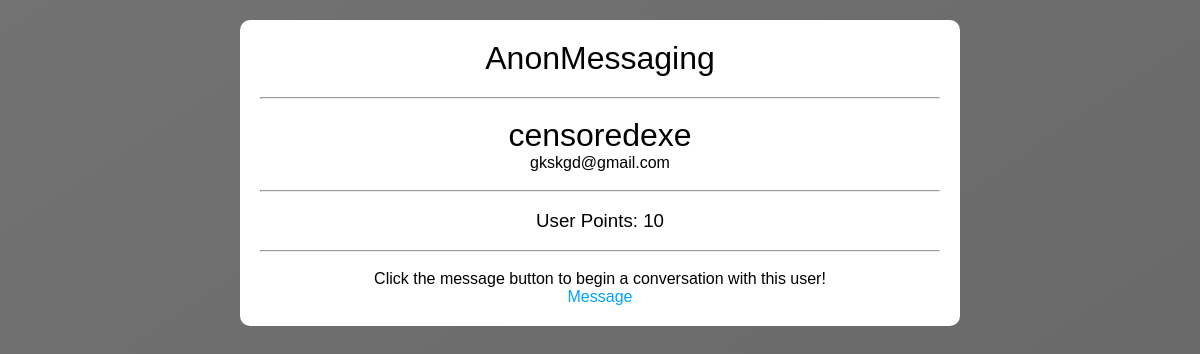
/profile/index.php?id=8, run on the app's committed database.
### tables this page shows
CREATE TABLE `users` (
  `user_id` int(11) NOT NULL,
  `user_name` varchar(256) NOT NULL,
  `user_email` varchar(256) NOT NULL,
  `user_password` varchar(256) NOT NULL,
  `user_bio` longtext NOT NULL,
  `user_pfp` varchar(256) NOT NULL,
  `user_type` varchar(256) NOT NULL,
  `user_points` int(11) NOT NULL
);

### includes/functions.php (called while the page is built, shortened)
<?php
    include_once "connection.php";
    function checkPoints($id){
        global $conn;
        $sql = "SELECT * FROM `users` WHERE `user_id`='$id'";
        $result = mysqli_query($conn, $sql);
        while($row = mysqli_fetch_assoc($result)){
            $points = $row['user_points'];
        }
        return $points;
    }
?>

### profile/index.php (the view, shortened to what this page needs)
<?php
    include_once "../includes/connection.php";
    include_once "../includes/functions.php";
?>
<!DOCTYPE html>
<html lang="en">
<head>
    <link href="../css/style.css" rel="stylesheet">
</head>
<body>
    <div class="main-column">
    <a style="color: #000;text-align:center;" href="../users/index.php"><h1 class="btn-title" style="font-weight:100;margin-bottom:20px;">AnonMessaging</h1></a><hr><br>
    <?php
    $id = mysqli_real_escape_string($conn, $_GET['id']);
    $sql = "SELECT * FROM `users` WHERE `user_id`='$id' LIMIT 1";
    $result = mysqli_query($conn, $sql);
    if(mysqli_num_rows($result) == 0){
        echo "Error, account doesnt exist.";
        exit();
    }else {
        while($row = mysqli_fetch_assoc($result)){
            ?>
            <center>
            <h1 class="user_name" style="font-weight:300;"><?php echo $row['user_name']; ?></h1>
            <p class="user_email"><?php echo $row['user_email']; ?></p>
            <br><hr><br>
            <h3>User Points: <?php echo checkPoints($row['user_id']); ?></h3>
            <br><hr><br>
            <p>Click the message button to begin a conversation with this user!</p>
            <a class="addConv" href="startconversation.php?sender=<?php echo $_SESSION['user_id'] ?>&recipient=<?php echo $row['user_id']; ?>">Message</a>
            </center>
            <?php
        }
    }
    ?>
    </div>
</body>
</html>

### css/style.css (style rules this page uses)
* { -webkit-box-sizing: border-box; box-sizing: border-box; padding: 0; margin: 0; }
body { font-family: sans-serif; background-attachment: fixed; background-size: cover; background-image: -webkit-gradient(linear, left top, right bottom, from(#727272), to(#666666)); background-image: linear-gradient(to bottom right, #727272, #666666); background-position: center; }
a { color: #00a2ff; text-decoration: none; }
h3 { font-weight: 100; }
.main-column { width: 60%; margin: 20px auto; padding: 20px; height: 100%; border-radius: 10px; background-color: white; -webkit-box-sizing: border-box; box-sizing: border-box; }

### data on the page
users: user_name "censoredexe", user_email "gkskgd@gmail.com", checkPoints($row['user_id']) "10"
